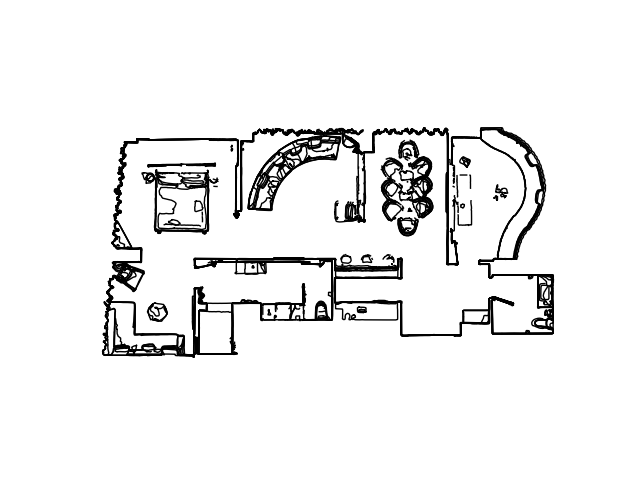
#> input picture gibson_env_utilities/assets_utilities/data/maps/house1_floor_0.png, 640 x 480 px; its folder holds only this picture in this run
$ python -i data_annotator.py   (imports and definitions only)
#> lines starting #> are read from the running program, lines starting #| are printed output that depends on the picture; after the words box and inside, x2 and y2 are one past the last pixel; in counts of white or black regions, pixels touching at a corner belong together
#> further down, picture is the input picture: shape (480, 640, 3); min 0, max 255, mean 239.6
import cv2
import numpy as np
from generic_dataset.dataset_folder_manager import DatasetFolderManager
from generic_dataset.utilities.color import Color
import os

from gibson_env_utilities.doors_dataset.door_sample import DoorSample, DOOR_LABELS


dataset_load_path = '/home/michele/myfiles/doors_dataset'
dataset_save_path = '/home/michele/myfiles/doors_dataset_labelled'
folder_name = 'house1'
# [1 line that did not run here, left out]
# [1 line that did not run here, left out]

# [1 line that did not run here, left out]
colors = {0: (0, 0, 255), 1:(255, 0, 0), 2: (0, 255, 0)}
class_index = 0
# [1 line that did not run here, left out]
# [1 line that did not run here, left out]

# [1 line that did not run here, left out]
img_objects = []

mouse_x = 0
mouse_y = 0
point_1 = (-1, -1)
point_2 = (-1, -1)


def next_img_index():
    global img_index, sample, img_objects
    try:
        img_index = next(img_indexes_iter)
    except StopIteration:
        print('Samples ended')

    sample = folder_manager_load.load_sample_using_absolute_count(img_index, use_thread=False)
    sample.set_pretty_semantic_image(sample.get_semantic_image().copy())
    sample.create_pretty_semantic_image(color=Color(red=0, blue=0, green=255))

    img_objects = [(0, *box) for box in sample.get_bboxes_from_semantic_image(threshold=0.03)]

    # Apply criterion to filder bounding boxes:
    # The bounding boxe indicates a door that is too close it is discarted. The thoresold is 0.5m
    threshold = 0.3
    new_img_object = []
    for label, x1, y1, width, height in img_objects:
        depth_data = sample.get_depth_data()
        mask = np.zeros(list(depth_data.shape), dtype=np.uint8)
        points = np.array([[[x1, y1], [x1 + width, y1], [x1 + width, y1 + height], [x1, y1 + height]]], dtype=np.int32)
        cv2.fillPoly(mask, points, 255)
        pixels = depth_data[mask == 255]
        mean = np.mean(pixels)

        if mean >= threshold:
            new_img_object.append((label, x1, y1, width, height))
        else:
            print('DISCARTED')

    img_objects = new_img_object

    cv2.displayOverlay(WINDOW_NAME, "Showing image " + str(img_index), 1000)


# [7 lines left out: function change_class_index, not called in this run]


def draw_edges(tmp_img):
    blur = cv2.bilateralFilter(tmp_img, 3, 75, 75)
    edges = cv2.Canny(blur, 150, 250, 3)
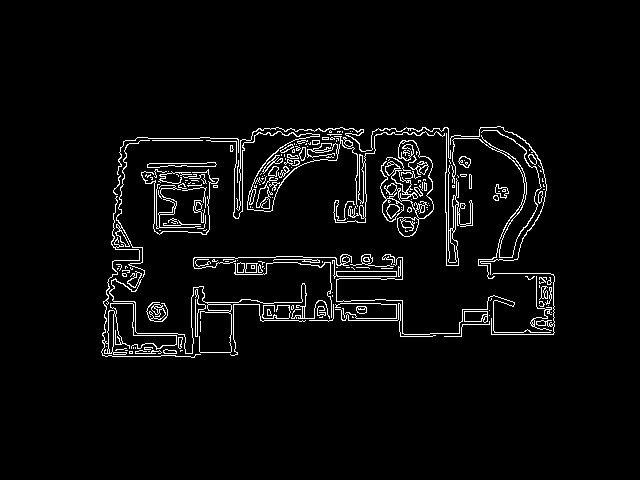
#> edges: shape (480, 640); 4% white in thin lines or dots, all inside (x1, y1, x2, y2) = (101, 126, 555, 358)
    edges = cv2.cvtColor(edges, cv2.COLOR_GRAY2RGB)
    # Overlap image and edges together
    tmp_img = np.bitwise_or(tmp_img, edges)
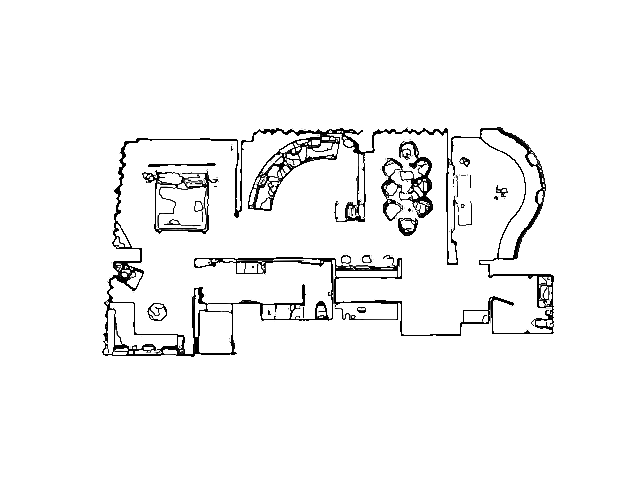
#> tmp_img: shape (480, 640, 3); min 0, max 255, mean 244.5
    #tmp_img = cv2.addWeighted(tmp_img, 1 - edges_val, edges, edges_val, 0)
    return tmp_img


# [12 lines left out: functions decrease_index, increase_index, not called in this run]


def draw_line(img, x, y, height, width):
    cv2.line(img, (x, 0), (x, height), (0, 255, 255))
    cv2.line(img, (0, y), (width, y), (0, 255, 255))


# [14 lines left out: functions yolo_format, get_txt_path, not called in this run]


def save_bb(txt_path, line):
    with open(txt_path, 'a') as myfile:
        myfile.write(line + "\n") # append line


# [42 lines left out: functions delete_bb, yolo_to_x_y, draw_bboxes, draw_roi, not called in this run]


def is_mouse_inside_points(x1, y1, x2, y2):
    return mouse_x >= x1 and mouse_x <= x2 and mouse_y >= y1 and mouse_y <= y2

def is_mouse_inside_box(x1, y1, height, width):
    return mouse_x >= x1 and mouse_x <= x1 + height and mouse_y >= y1 and mouse_y <= y1 + width


# [26 lines left out: functions get_close_icon, draw_close_icon, draw_info_if_bb_selected, not called in this run]


# create window
WINDOW_NAME = 'Bounding Box Labeler'
# [3 lines not run here, left out]

# selected image
TRACKBAR_IMG = 'Image'
#cv2.createTrackbar(TRACKBAR_IMG, WINDOW_NAME, 0, last_img_index, change_img_index)

# selected class
TRACKBAR_CLASS = 'Class'
#cv2.createTrackbar(TRACKBAR_CLASS, WINDOW_NAME, 0, last_class_index, change_class_index)

# initialize
edges_on = False

# [2 lines not run here, left out]


# Initialize images
# [1 line that did not run here, left out]

# loop
# [92 lines not run here, left out]

>>> import cv2
>>> picture = cv2.imread('../gibson_env_utilities/assets_utilities/data/maps/house1_floor_0.png')
>>> result = draw_edges(picture)

$ run again, on gibson_env_utilities/assets_utilities/data/maps/space7_floor_0.png
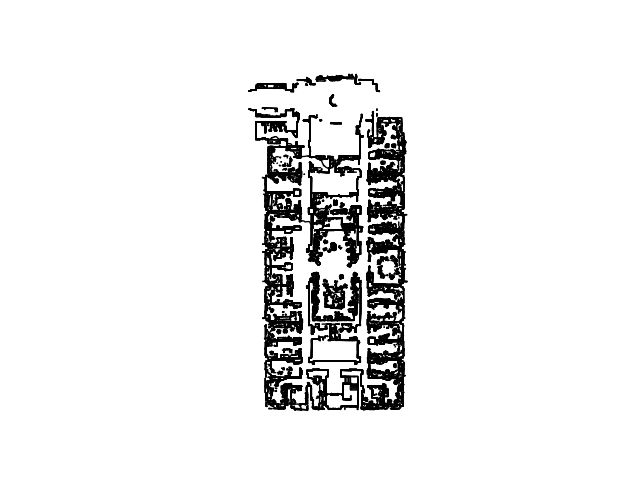
#> input picture gibson_env_utilities/assets_utilities/data/maps/space7_floor_0.png, 640 x 480 px
#> picture is the input picture: shape (480, 640, 3); min 0, max 255, mean 237.3
#> in draw_edges, `edges = cv2.Canny(blur, 150, 250, 3)`:
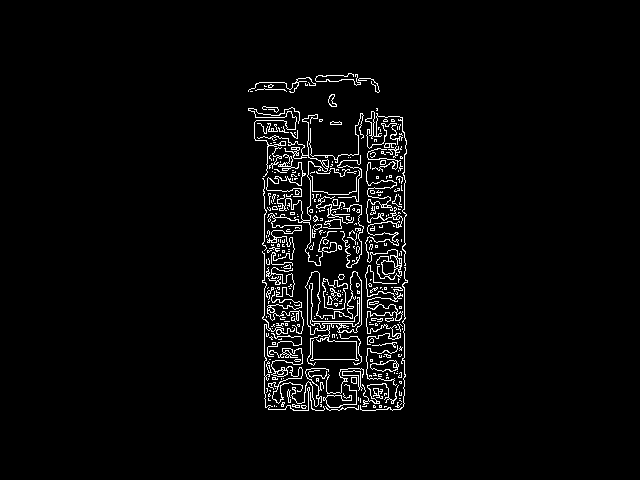
#> edges: shape (480, 640); 3.4% white in thin lines or dots, all inside (x1, y1, x2, y2) = (248, 73, 408, 411)
#> in draw_edges, `tmp_img = np.bitwise_or(tmp_img, edges)`:
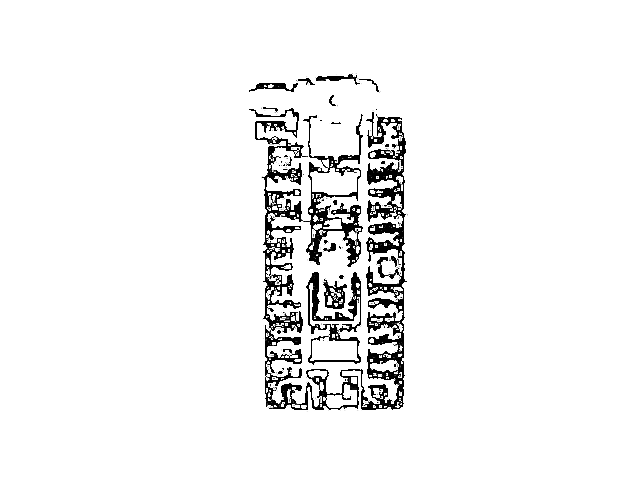
#> tmp_img: shape (480, 640, 3); min 0, max 255, mean 242.3
